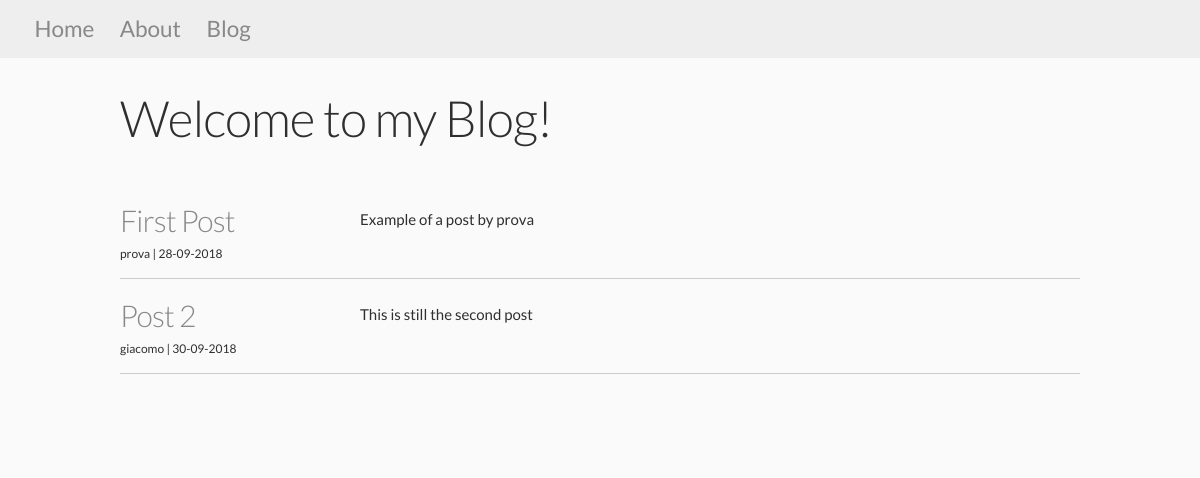
/blog, run on an earlier commit of the app's database.
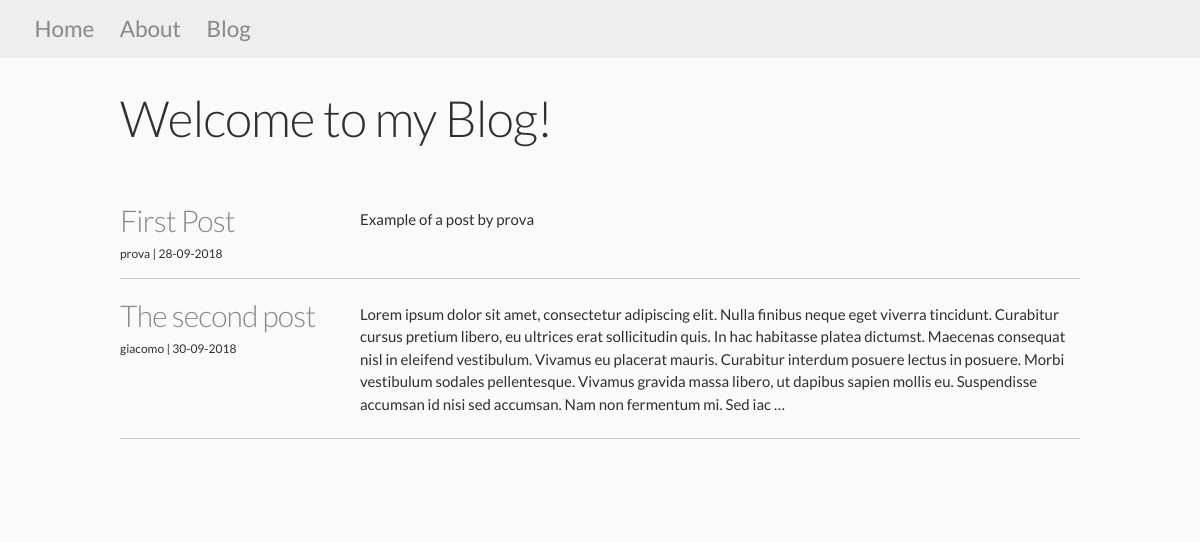
And on a later commit of the database.
### myspace/models.py (models this page shows, shortened)
class Post(db.Model):
  id = db.Column(db.Integer, primary_key=True)
  title = db.Column(db.String(100), nullable=False)
  date_posted = db.Column(db.DateTime, nullable=False, default=datetime.utcnow)
  content = db.Column(db.Text, nullable=False)
  user_id = db.Column(db.Integer, db.ForeignKey('user.id'), nullable=False)

### myspace/views.py (the view)
@app.route("/blog")
def blog():
  posts = Post.query.all()
  return render_template('blog.html', title="Blog", posts=posts)

### myspace/templates/blog.html
{% extends 'layout.html' %}
{% block body %}
  <h1>Welcome to my Blog!</h1>
  <div id="blogroll">
    {% for post in posts %}
    <article>
      <div class="card">
        <div>
          <h4><a href="{{ url_for('post', post_id=post.id) }}">{{ post.title }}</a></h4>
          <div>
            <small>{{ post.user_id }} | {{ post.date_posted.strftime('%d-%m-%Y') }}</small>
          </div>
        </div>
        <div>
          {% if post.content|length < 500 %}
            <p>{{ post.content }}</p>
          {% else %}
            <p>{{ post.content[:500] }} &hellip;</p>
          {% endif %}
        </div>
      </div>
    </article>
    <hr>
    {% endfor %}
  </div>
{% endblock body %}

### myspace/templates/layout.html (shortened to what this page needs)
<!DOCTYPE html>
<html lang="en">
<head>
  <link rel="stylesheet" href="{{ url_for('static', filename='css/lib/normalize.css') }}">
  <link rel="stylesheet" href="{{ url_for('static', filename='css/lib/skeleton.css') }}">
  <link rel="stylesheet" href="{{ url_for('static', filename='css/styles.css') }}">
</head>
<body>
  {% include 'includes/_navbar.html' %}
  <div class="container">
    {% block body %}
    {% endblock body %}
  </div>
</body>
</html>

### myspace/templates/includes/_navbar.html (shortened to what this page needs)
<nav>
  <div class="row">
    <div class="six columns">
      <a href="{{ url_for('home') }}">Home</a>
      <a href="{{ url_for('about') }}">About</a>
      <a href="{{ url_for('blog') }}">Blog</a>
    </div>
  </div>
</nav>

### myspace/static/css/styles.css (style rules this page uses)
:root { --main-text-color: #2f2f2f; --main-bg-color: #fafafa; --light-blue-color: rgb(126, 193, 196); --dark-blue-color: rgb(106, 133, 190); }
body { font: 15px/1.5 'Lato', Helvetica,sans-serif; margin: 0; padding: 0; overflow-x: hidden; color: var(--main-text-color); background-color: var(--main-bg-color); }
hr { display: block; height: 1px; border: 0; border-top: 1px solid #ccc; margin: 1em 0; padding: 0; }
a { color: #888; text-decoration: none; }
nav { width: 100vw; margin-bottom: 2em; background-color: #eee; }
nav .columns { padding: 0.8em; }
nav .columns a { text-decoration: none; font-size: 1.5em; padding: 0 0 0 1em; }
#blogroll { margin-top: 3.5em; margin-bottom: 5em; }
article * { margin: 0; }
.card { display: grid; grid-template-columns: 1fr 3fr; }
.card p { padding: 0.5em 0; }

What changed in the data, as far as the page shows it:
changed Post "giacomo": title "Post 2" → "The second post"; content "This is still the second post" → "Lorem ipsum dolor sit amet, consectetur adipiscing elit. Nulla finibus neque eget viverra tincidunt. Curabitur cursus pretium libero, eu ultrices erat sollicitudin quis. In hac habitasse platea dictumst. Maecenas consequat nisl in eleifend vestibulum. Vivamus eu placerat mauris. Curabitur interdum posuere lectus in posuere. Morbi vestibulum sodales pellentesque. Vivamus gravida massa libero, ut dapibus sapien mollis eu. Suspendisse accumsan id nisi sed accumsan. Nam non fermentum mi. Sed iac"
